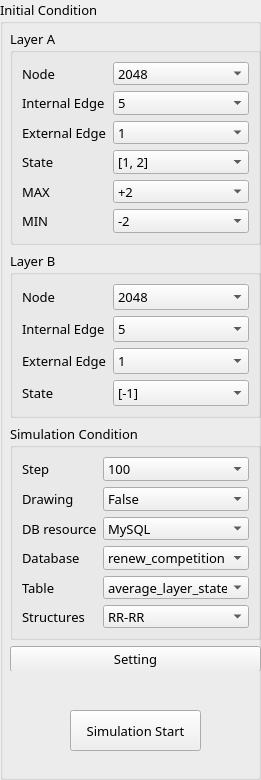
   <widget class="QGroupBox" name="Initial_Condition">
    <property name="geometry">
     <rect>
      <x>950</x>
      <y>10</y>
      <width>261</width>
      <height>780</height>
     </rect>
    </property>
    <property name="maximumSize">
     <size>
      <width>633</width>
      <height>16777215</height>
     </size>
    </property>
    <property name="font">
     <font>
      <family>Sitka Text</family>
      <pointsize>10</pointsize>
      <weight>50</weight>
      <italic>false</italic>
      <bold>false</bold>
     </font>
    </property>
    <property name="autoFillBackground">
     <bool>true</bool>
    </property>
    <property name="styleSheet">
     <string notr="true">font: 10pt &quot;Sitka Text&quot;;</string>
    </property>
    <property name="title">
     <string>Initial Condition</string>
    </property>
    <property name="flat">
     <bool>false</bool>
    </property>
    <widget class="QWidget" name="layoutWidget">
     <property name="geometry">
      <rect>
       <x>10</x>
       <y>29</y>
       <width>251</width>
       <height>642</height>
      </rect>
     </property>
     <layout class="QGridLayout" name="gridLayout_5">
      <item row="0" column="0">
       <widget class="QGroupBox" name="Layer_A">
        <property name="title">
         <string>Layer A</string>
        </property>
        <layout class="QFormLayout" name="formLayout_2">
         <item row="0" column="0">
          <widget class="QLabel" name="A_node">
           <property name="text">
            <string>Node</string>
           </property>
          </widget>
         </item>
         <item row="0" column="1">
          <widget class="QComboBox" name="A_NodeBox">
           <property name="font">
            <font>
             <family>Sitka Text</family>
             <pointsize>10</pointsize>
             <weight>50</weight>
             <italic>false</italic>
             <bold>false</bold>
            </font>
           </property>
           <property name="iconSize">
            <size>
             <width>12</width>
             <height>12</height>
            </size>
           </property>
           <item>
            <property name="text">
             <string>2048</string>
            </property>
           </item>
           <item>
            <property name="text">
             <string>128</string>
            </property>
           </item>
          </widget>
         </item>
         <item row="1" column="0">
          <widget class="QLabel" name="A_internaledge">
           <property name="text">
            <string>Internal Edge</string>
           </property>
          </widget>
         </item>
         <item row="1" column="1">
          <widget class="QComboBox" name="A_InternalEdgeBox">
           <property name="font">
            <font>
             <family>Sitka Text</family>
             <pointsize>10</pointsize>
             <weight>50</weight>
             <italic>false</italic>
             <bold>false</bold>
            </font>
           </property>
           <property name="maxVisibleItems">
            <number>10</number>
           </property>
           <property name="iconSize">
            <size>
             <width>12</width>
             <height>12</height>
            </size>
           </property>
           <item>
            <property name="text">
             <string>5</string>
            </property>
           </item>
           <item>
            <property name="text">
             <string>10</string>
            </property>
           </item>
           <item>
            <property name="text">
             <string>2</string>
            </property>
           </item>
          </widget>
         </item>
         <item row="2" column="0">
          <widget class="QLabel" name="A_externaledge">
           <property name="text">
            <string>External Edge</string>
           </property>
           <property name="textFormat">
            <enum>Qt::AutoText</enum>
           </property>
          </widget>
         </item>
         <item row="2" column="1">
          <widget class="QComboBox" name="A_ExternalEdgeBox">
           <property name="font">
            <font>
             <family>Sitka Text</family>
             <pointsize>10</pointsize>
             <weight>50</weight>
             <italic>false</italic>
             <bold>false</bold>
            </font>
           </property>
           <property name="iconSize">
            <size>
             <width>12</width>
             <height>12</height>
            </size>
           </property>
           <item>
            <property name="text">
             <string>1</string>
            </property>
           </item>
           <item>
            <property name="text">
             <string>16</string>
            </property>
           </item>
          </widget>
         </item>
         <item row="3" column="0">
          <widget class="QLabel" name="A_state">
           <property name="text">
            <string>State</string>
           </property>
          </widget>
         </item>
         <item row="3" column="1">
          <widget class="QComboBox" name="A_StateBox">
           <property name="font">
            <font>
             <family>Sitka Text</family>
             <pointsize>10</pointsize>
             <weight>50</weight>
             <italic>false</italic>
             <bold>false</bold>
            </font>
           </property>
           <property name="iconSize">
            <size>
             <width>12</width>
             <height>12</height>
            </size>
           </property>
           <item>
            <property name="text">
             <string>[1, 2]</string>
            </property>
           </item>
          </widget>
         </item>
         <item row="4" column="0">
          <widget class="QLabel" name="A_max">
           <property name="text">
            <string>MAX</string>
           </property>
          </widget>
         </item>
         <item row="4" column="1">
          <widget class="QComboBox" name="A_MAXBox">
           <property name="font">
            <font>
             <family>Sitka Text</family>
             <pointsize>10</pointsize>
             <weight>50</weight>
             <italic>false</italic>
             <bold>false</bold>
            </font>
           </property>
           <property name="iconSize">
            <size>
             <width>12</width>
             <height>12</height>
            </size>
           </property>
           <item>
            <property name="text">
             <string>+2</string>
            </property>
           </item>
          </widget>
         </item>
         <item row="5" column="0">
          <widget class="QLabel" name="A_min">
           <property name="text">
            <string>MIN</string>
           </property>
          </widget>
         </item>
         <item row="5" column="1">
          <widget class="QComboBox" name="A_MINBox">
           <property name="font">
            <font>
             <family>Sitka Text</family>
             <pointsize>10</pointsize>
             <weight>50</weight>
             <italic>false</italic>
             <bold>false</bold>
            </font>
           </property>
           <property name="iconSize">
            <size>
             <width>12</width>
             <height>12</height>
            </size>
           </property>
           <item>
            <property name="text">
             <string>-2</string>
            </property>
           </item>
          </widget>
         </item>
        </layout>
       </widget>
      </item>
      <item row="2" column="0">
       <widget class="QGroupBox" name="Simulation_Condition">
        <property name="title">
         <string>Simulation Condition</string>
        </property>
        <layout class="QGridLayout" name="gridLayout_3">
         <item row="7" column="0">
          <widget class="QLabel" name="table">
           <property name="text">
            <string>Table</string>
           </property>
          </widget>
         </item>
         <item row="6" column="0">
          <widget class="QLabel" name="Database">
           <property name="text">
            <string>Database</string>
           </property>
          </widget>
         </item>
         <item row="2" column="0">
          <widget class="QLabel" name="drawing">
           <property name="text">
            <string>Drawing</string>
           </property>
          </widget>
         </item>
         <item row="2" column="1">
          <widget class="QComboBox" name="DrawingBox">
           <property name="font">
            <font>
             <family>Sitka Text</family>
             <pointsize>10</pointsize>
             <weight>50</weight>
             <italic>false</italic>
             <bold>false</bold>
            </font>
           </property>
           <property name="iconSize">
            <size>
             <width>12</width>
             <height>12</height>
            </size>
           </property>
           <item>
            <property name="text">
             <string>False</string>
            </property>
           </item>
           <item>
            <property name="text">
             <string>True</string>
            </property>
           </item>
          </widget>
         </item>
         <item row="0" column="1">
          <widget class="QComboBox" name="StepBox">
           <property name="font">
            <font>
             <family>Sitka Text</family>
             <pointsize>10</pointsize>
             <weight>50</weight>
             <italic>false</italic>
             <bold>false</bold>
            </font>
           </property>
           <property name="iconSize">
            <size>
             <width>12</width>
             <height>12</height>
            </size>
           </property>
           <item>
            <property name="text">
             <string>100</string>
            </property>
           </item>
           <item>
            <property name="text">
             <string>30</string>
            </property>
           </item>
          </widget>
         </item>
         <item row="11" column="1">
          <widget class="QComboBox" name="StructuresBox">
           <property name="font">
            <font>
             <family>Sitka Text</family>
             <pointsize>10</pointsize>
             <weight>50</weight>
             <italic>false</italic>
             <bold>false</bold>
            </font>
           </property>
           <property name="iconSize">
            <size>
             <width>12</width>
             <height>12</height>
            </size>
           </property>
           <item>
            <property name="text">
             <string>RR-RR</string>
            </property>
           </item>
           <item>
            <property name="text">
             <string>BA-BA</string>
            </property>
           </item>
           <item>
            <property name="text">
             <string>RR-BA</string>
            </property>
           </item>
           <item>
            <property name="text">
             <string>BA-RR</string>
            </property>
           </item>
          </widget>
         </item>
         <item row="6" column="1">
          <widget class="QComboBox" name="DatabaseBox">
           <property name="font">
            <font>
             <family>Sitka Text</family>
             <pointsize>10</pointsize>
             <weight>50</weight>
             <italic>false</italic>
             <bold>false</bold>
            </font>
           </property>
           <property name="iconSize">
            <size>
             <width>12</width>
             <height>12</height>
            </size>
           </property>
           <item>
            <property name="text">
             <string>renew_competition</string>
            </property>
           </item>
           <item>
            <property name="text">
             <string>revised_variable</string>
            </property>
           </item>
           <item>
            <property name="text">
             <string>competition</string>
            </property>
           </item>
          </widget>
         </item>
         <item row="11" column="0">
          <widget class="QLabel" name="Structures">
           <property name="text">
            <string>Structures</string>
           </property>
          </widget>
         </item>
         <item row="0" column="0">
          <widget class="QLabel" name="step">
           <property name="text">
            <string>Step</string>
           </property>
          </widget>
         </item>
         <item row="7" column="1">
          <widget class="QComboBox" name="TableBox">
           <property name="font">
            <font>
             <family>Sitka Text</family>
             <pointsize>10</pointsize>
             <weight>50</weight>
             <italic>false</italic>
             <bold>false</bold>
            </font>
           </property>
           <property name="iconSize">
            <size>
             <width>12</width>
             <height>12</height>
            </size>
           </property>
           <item>
            <property name="text">
             <string>average_layer_state</string>
            </property>
           </item>
           <item>
            <property name="text">
             <string>revised_layer_state</string>
            </property>
           </item>
           <item>
            <property name="text">
             <string>result_db</string>
            </property>
           </item>
          </widget>
         </item>
         <item row="3" column="0">
          <widget class="QLabel" name="DBresource">
           <property name="text">
            <string>DB resource</string>
           </property>
          </widget>
         </item>
         <item row="3" column="1">
          <widget class="QComboBox" name="DBBox">
           <property name="font">
            <font>
             <family>Sitka Text</family>
             <pointsize>10</pointsize>
             <weight>50</weight>
             <italic>false</italic>
             <bold>false</bold>
            </font>
           </property>
           <property name="iconSize">
            <size>
             <width>12</width>
             <height>12</height>
            </size>
           </property>
           <item>
            <property name="text">
             <string>MySQL</string>
            </property>
           </item>
           <item>
            <property name="text">
             <string>SQlite</string>
            </property>
           </item>
          </widget>
         </item>
        </layout>
       </widget>
      </item>
      <item row="3" column="0">
       <widget class="QPushButton" name="condition_settingButton">
        <property name="text">
         <string>Setting</string>
        </property>
       </widget>
      </item>
      <item row="1" column="0">
       <widget class="QGroupBox" name="Layer_B">
        <property name="title">
         <string>Layer B</string>
        </property>
        <layout class="QFormLayout" name="formLayout">
         <item row="0" column="0">
          <widget class="QLabel" name="B_node">
           <property name="text">
            <string>Node</string>
           </property>
          </widget>
         </item>
         <item row="0" column="1">
          <widget class="QComboBox" name="B_NodeBox">
           <property name="font">
            <font>
             <family>Sitka Text</family>
             <pointsize>10</pointsize>
             <weight>50</weight>
             <italic>false</italic>
             <bold>false</bold>
            </font>
           </property>
           <property name="maxVisibleItems">
            <number>10</number>
           </property>
           <property name="iconSize">
            <size>
             <width>12</width>
             <height>12</height>
            </size>
           </property>
           <item>
            <property name="text">
             <string>2048</string>
            </property>
           </item>
           <item>
            <property name="text">
             <string>128</string>
            </property>
           </item>
          </widget>
         </item>
         <item row="1" column="0">
          <widget class="QLabel" name="label_11">
           <property name="text">
            <string>Internal Edge</string>
           </property>
          </widget>
         </item>
         <item row="1" column="1">
          <widget class="QComboBox" name="B_InternalEdgeBox">
           <property name="font">
            <font>
             <family>Sitka Text</family>
             <pointsize>10</pointsize>
             <weight>50</weight>
             <italic>false</italic>
             <bold>false</bold>
            </font>
           </property>
           <property name="iconSize">
            <size>
             <width>12</width>
             <height>12</height>
            </size>
           </property>
           <item>
            <property name="text">
             <string>5</string>
            </property>
           </item>
           <item>
            <property name="text">
             <string>2</string>
            </property>
           </item>
           <item>
            <property name="text">
             <string>10</string>
            </property>
           </item>
          </widget>
         </item>
         <item row="2" column="0">
          <widget class="QLabel" name="label_12">
           <property name="text">
            <string>External Edge</string>
           </property>
           <property name="textFormat">
            <enum>Qt::AutoText</enum>
           </property>
          </widget>
         </item>
         <item row="2" column="1">
          <widget class="QComboBox" name="B_ExternalEdgeBox">
           <property name="font">
            <font>
             <family>Sitka Text</family>
             <pointsize>10</pointsize>
             <weight>50</weight>
             <italic>false</italic>
             <bold>false</bold>
            </font>
           </property>
           <property name="iconSize">
            <size>
             <width>12</width>
             <height>12</height>
            </size>
           </property>
           <item>
            <property name="text">
             <string>1</string>
            </property>
           </item>
           <item>
            <property name="text">
             <string>16</string>
            </property>
           </item>
          </widget>
         </item>
         <item row="3" column="0">
          <widget class="QLabel" name="label_14">
           <property name="text">
            <string>State</string>
           </property>
          </widget>
         </item>
         <item row="3" column="1">
          <widget class="QComboBox" name="B_StateBox">
           <property name="font">
            <font>
             <family>Sitka Text</family>
             <pointsize>10</pointsize>
             <weight>50</weight>
             <italic>false</italic>
             <bold>false</bold>
            </font>
           </property>
           <property name="iconSize">
            <size>
             <width>12</width>
             <height>12</height>
            </size>
           </property>
           <item>
            <property name="text">
             <string>[-1]</string>
            </property>
           </item>
          </widget>
         </item>
        </layout>
       </widget>
      </item>
     </layout>
    </widget>
    <widget class="QPushButton" name="Simulation_Start">
     <property name="geometry">
      <rect>
       <x>70</x>
       <y>710</y>
       <width>131</width>
       <height>41</height>
      </rect>
     </property>
     <property name="font">
      <font>
       <family>Sitka Text</family>
       <pointsize>10</pointsize>
       <weight>50</weight>
       <italic>false</italic>
       <bold>false</bold>
      </font>
     </property>
     <property name="text">
      <string>Simulation Start</string>
     </property>
    </widget>
   </widget>
